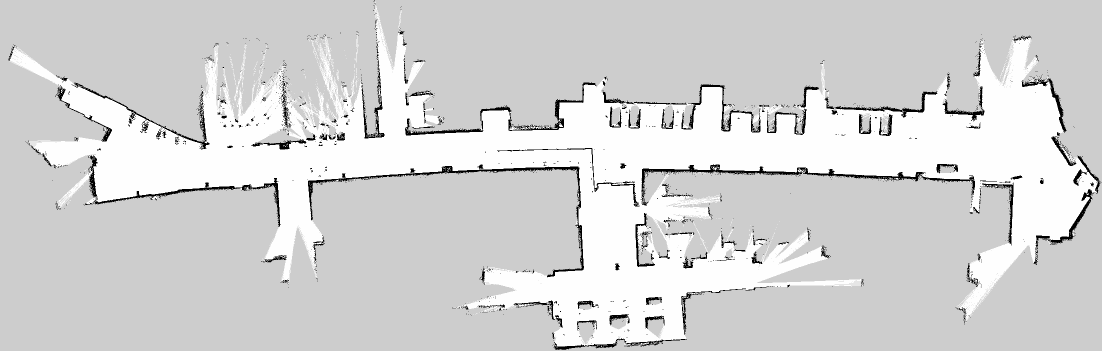
#> input picture maps/some_map.pgm, 2204 x 702 px, found by its file name (shown at 1/2 size)
$ python merge4_overlay.py
#> lines starting #> are read from the running program, lines starting #| are printed output that depends on the picture; after the words box and inside, x2 and y2 are one past the last pixel; in counts of white or black regions, pixels touching at a corner belong together
import numpy as np, cv2
from PIL import Image

M = '/home/ros/Documents/matrix_turtlebot/maps/'
A = np.array(Image.open(M + 'some_map.pgm'))
#> A is the input picture: shape (702, 2204); min 0, max 254, mean 211.9
B = np.array(Image.open(M + 'second_half_building.pgm'))
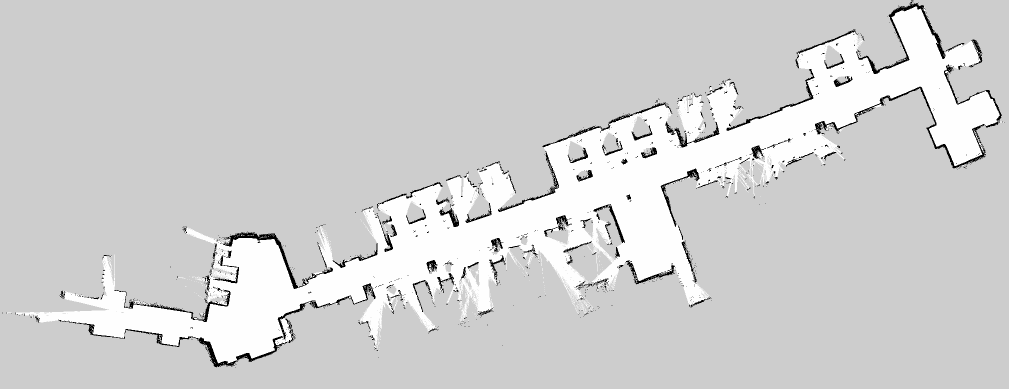
#> input picture maps/second_half_building.pgm, 2017 x 778 px, found by its file name (shown at 1/2 size)
#> B is the input picture: shape (778, 2017); min 0, max 254, mean 209.1
ANG, DY, DX = 196.0, -474, 392

def rotate(im, ang, fill=0):
    h, w = im.shape
    diag = int(np.ceil(np.hypot(h, w)))
    Mr = cv2.getRotationMatrix2D((w/2, h/2), ang, 1.0)
    Mr[0, 2] += (diag - w) / 2
    Mr[1, 2] += (diag - h) / 2
    return cv2.warpAffine(im, Mr, (diag, diag), flags=cv2.INTER_NEAREST, borderValue=fill)

occA = (A < 100); freeA = (A > 240)
#> after `occA = A < 100`:
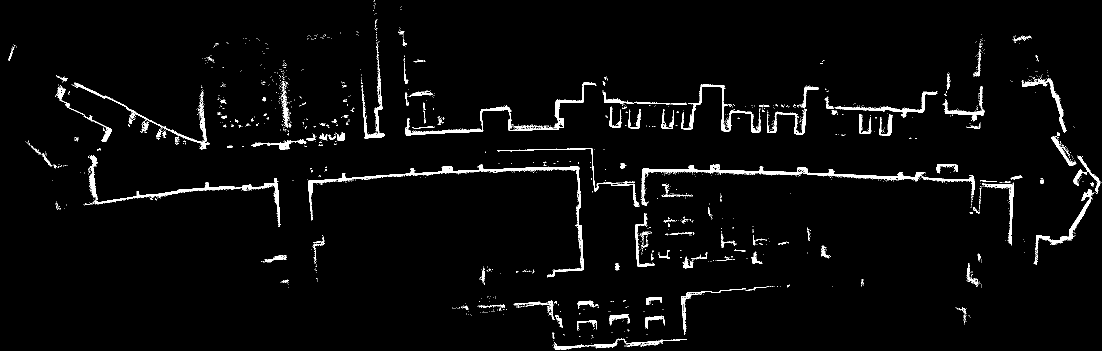
#> occA: shape (702, 2204) bool (shown at 1/2 size); 3% white; 1618 white regions (1480 under 20 px), largest, box (x1, y1, x2, y2) and area: (1282, 329, 1950, 411) 4457, (616, 332, 1168, 555) 4254, (810, 165, 1193, 271) 2849
#> after `freeA = A > 240`: freeA: shape (702, 2204) bool; 26.7% white; 1903 white regions (1851 under 20 px), largest, box (x1, y1, x2, y2) and area: (18, 7, 2196, 693) 405099, (114, 340, 186, 417) 780, (1019, 251, 1090, 260) 247
Brot = rotate(B.astype(np.float32), -ANG, 205).astype(np.uint8)
#> in rotate, `return cv2.warpAffine(im, Mr, (diag, diag), flags=cv2.INTER_NEAREST, b..`:
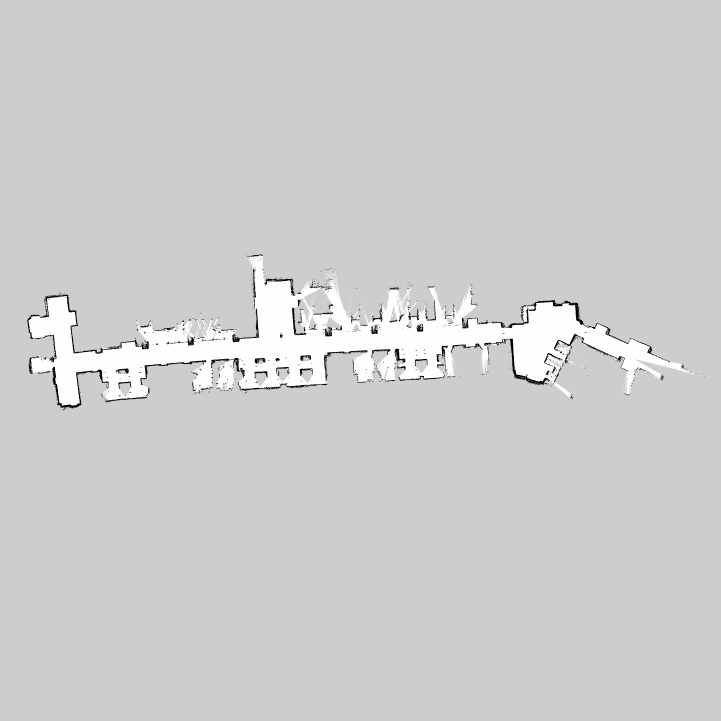
#> returned value: shape (2162, 2162) float32 (shown at 1/3 size); min 0, max 254, mean 206.4
occB = (Brot < 100); freeB = (Brot > 240)
#> after `occB = Brot < 100`: occB: shape (2162, 2162) bool; 0.72% white; 1179 white regions (1057 under 20 px), largest, box (x1, y1, x2, y2) and area: (119, 880, 450, 1061) 2638, (1562, 900, 1889, 1032) 2276, (157, 1100, 327, 1226) 2181
#> after `freeB = Brot > 240`:
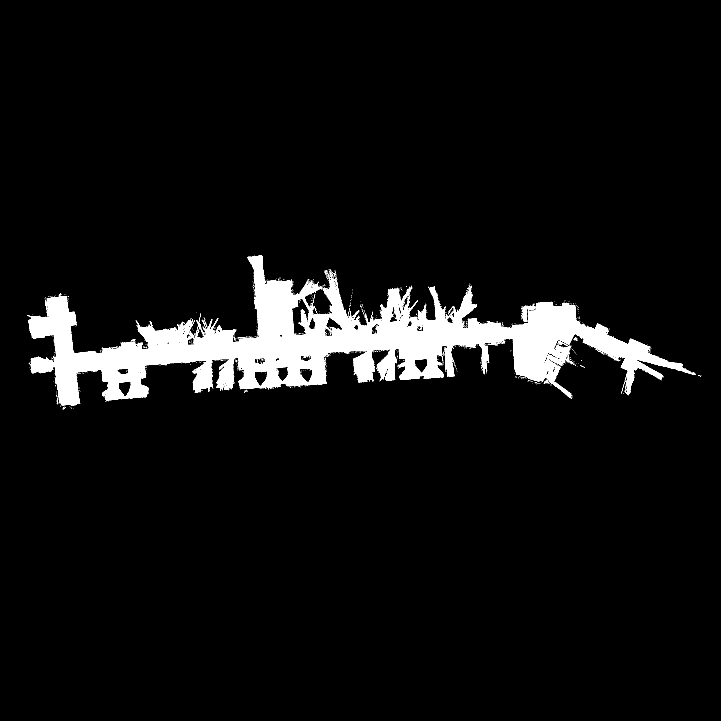
#> freeB: shape (2162, 2162) bool (shown at 1/3 size); 5.9% white; 1143 white regions (1114 under 20 px), largest, box (x1, y1, x2, y2) and area: (85, 765, 2087, 1218) 270009, (1696, 1065, 1718, 1093) 118, (1672, 1022, 1693, 1035) 100

H = max(A.shape[0], DY + Brot.shape[0]) - min(0, DY)
#> H = 2162
W = max(A.shape[1], DX + Brot.shape[1]) - min(0, DX)
#> W = 2554
oy, ox = -min(0, DY), -min(0, DX)

def place(mask, y, x):
    out = np.zeros((H, W), bool)
    h, w = mask.shape
    ys, xs = max(0, y), max(0, x)
    ye, xe = min(H, y + h), min(W, x + w)
    out[ys:ye, xs:xe] = mask[ys - y:ye - y, xs - x:xe - x]
    return out

pA_occ, pA_free = place(occA, oy, ox), place(freeA, oy, ox)
#> in place, `out[ys:ye, xs:xe] = mask[ys - y:ye - y, xs - x:xe - x]`: out: shape (2162, 2554) bool; 0.84% white; 1618 white regions (1480 under 20 px), largest, box (x1, y1, x2, y2) and area: (1282, 803, 1950, 885) 4457, (616, 806, 1168, 1029) 4254, (810, 639, 1193, 745) 2849
#> in place (call 2), `out = np.zeros((H, W), bool)`: out: shape (2162, 2554) bool; every value is 0
#> in place (call 2), `out[ys:ye, xs:xe] = mask[ys - y:ye - y, xs - x:xe - x]`: out: shape (2162, 2554) bool; 7.5% white; 1903 white regions (1851 under 20 px), largest, box (x1, y1, x2, y2) and area: (18, 481, 2196, 1167) 405099, (114, 814, 186, 891) 780, (1019, 725, 1090, 734) 247
pB_occ, pB_free = place(occB, DY + oy, DX + ox), place(freeB, DY + oy, DX + ox)
#> in place (call 3), `out[ys:ye, xs:xe] = mask[ys - y:ye - y, xs - x:xe - x]`: out: shape (2162, 2554) bool; 0.61% white; 1179 white regions (1057 under 20 px), largest, box (x1, y1, x2, y2) and area: (511, 880, 842, 1061) 2638, (1954, 900, 2281, 1032) 2276, (549, 1100, 719, 1226) 2181
#> call 4 of place, with y = 0, x = 392
#> in place (call 4), `out[ys:ye, xs:xe] = mask[ys - y:ye - y, xs - x:xe - x]`:
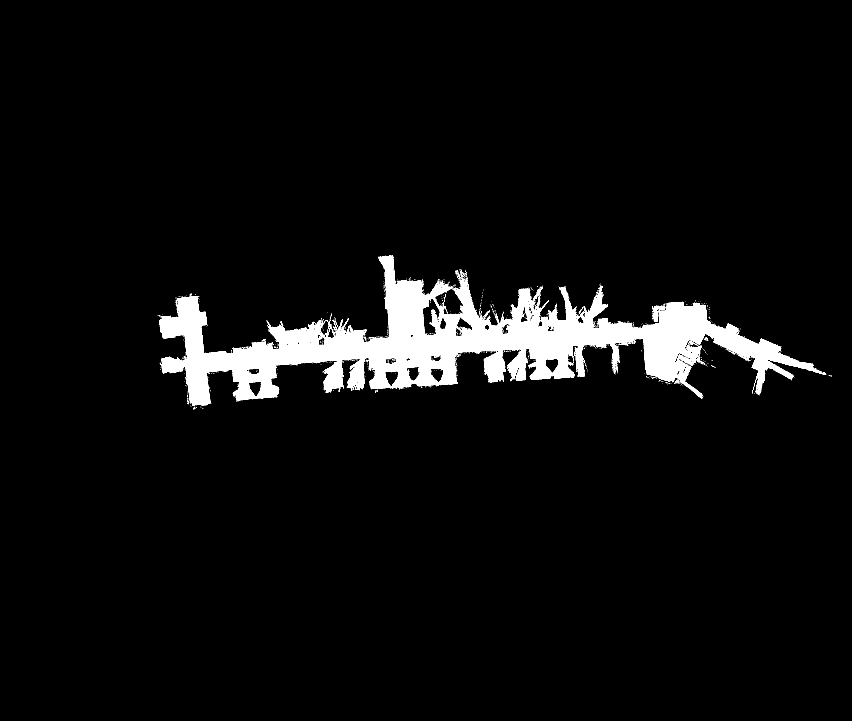
#> out: shape (2162, 2554) bool (shown at 1/3 size); 5% white; 1143 white regions (1114 under 20 px), largest, box (x1, y1, x2, y2) and area: (477, 765, 2479, 1218) 270009, (2088, 1065, 2110, 1093) 118, (2064, 1022, 2085, 1035) 100

rgb = np.full((H, W, 3), 230, np.uint8)
rgb[pA_free] = (255, 245, 245)
rgb[pB_free] = (245, 245, 255)
rgb[pA_free & pB_free] = (255, 255, 230)
rgb[pA_occ] = (220, 40, 40)
rgb[pB_occ] = (40, 40, 220)
rgb[pA_occ & pB_occ] = (90, 0, 90)
Image.fromarray(rgb).save('/tmp/merge_overlay.png')
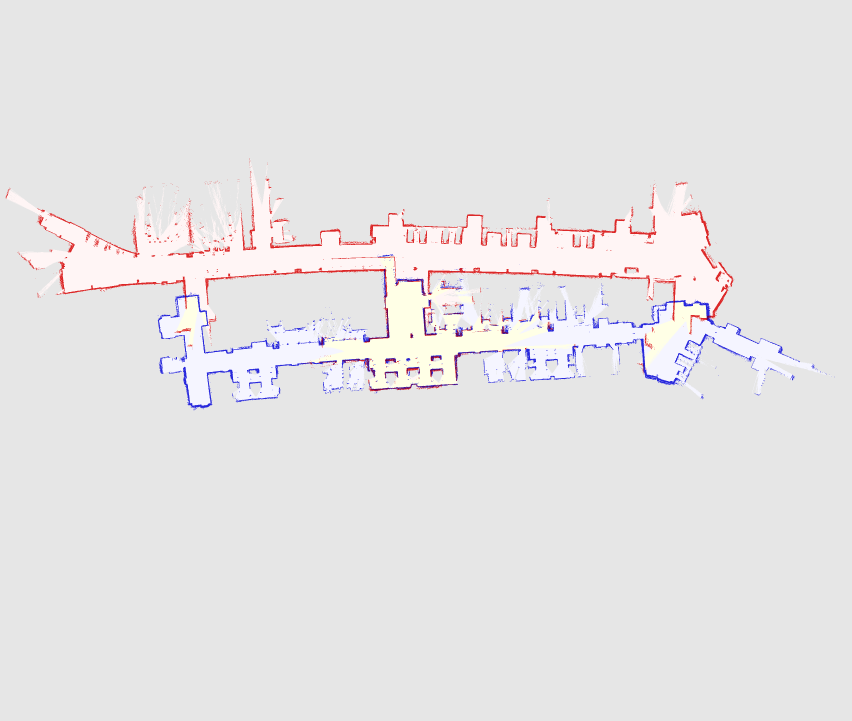
#> saved as merge_overlay.png: PIL image 2554x2162 RGB (shown at 1/3 size); mean R, G, B 231.1, 229.1, 230
print('canvas', H, W, 'saved /tmp/merge_overlay.png')
#> (printed output is left out)
# zoom of the overlap region for detail
ys, xs = np.where(pA_occ & pB_occ)
#> ys = 4852 values from 771 to 1172; xs = 4852 values, max 2132 at index 948, min 554 at index 490, mean 1272
if len(ys):
    y0, y1, x0, x1 = ys.min(), ys.max(), xs.min(), xs.max()
#> y0 = 771; y1 = 1172; x0 = 554; x1 = 2132
    print('overlap bbox rows', y0, y1, 'cols', x0, x1)
#| overlap bbox rows 771 1172 cols 554 2132
    crop = rgb[max(0,y0-20):y1+20, max(0,x0-20):x1+20]
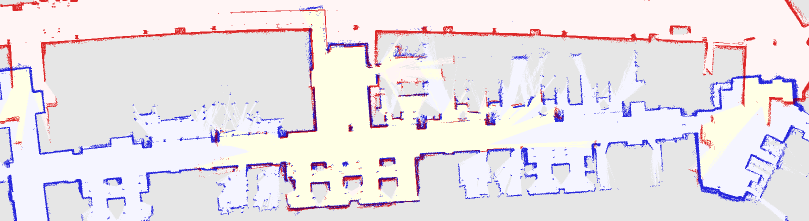
#> crop: shape (441, 1618, 3) (shown at 1/2 size); mean of channels 0, 1, 2 233.5, 226.5, 231.9; drawn as R, G, B
    Image.fromarray(crop).save('/tmp/merge_overlap_zoom.png')
    print('zoom size', crop.shape)
#| zoom size (441, 1618, 3)
